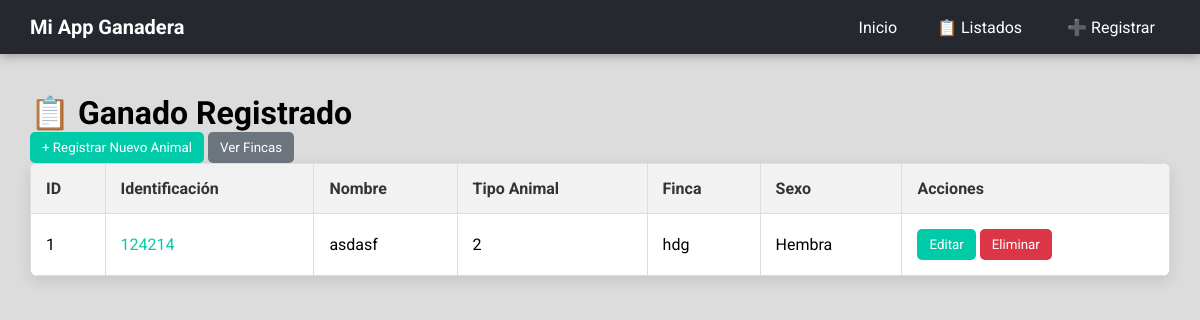
Page /ganado/lista on the earlier database version.
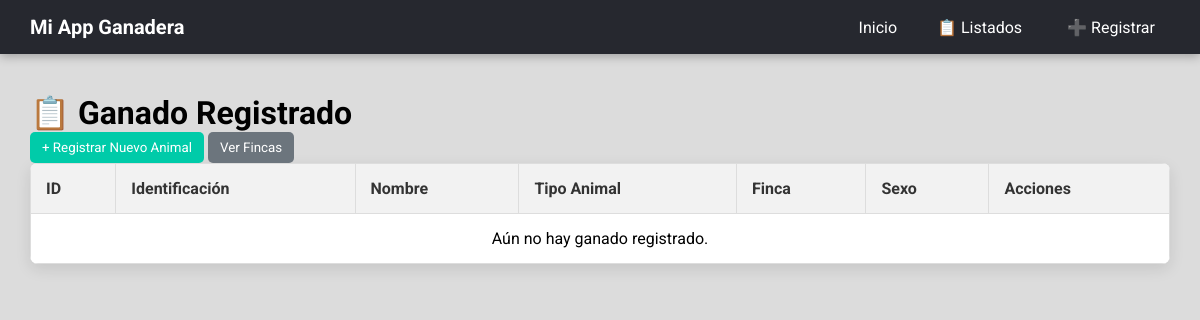
Same page on the later database version.
### models.py (models this page shows)
class Ganado(Base):
    __tablename__ = "ganados"
    id = Column(Integer, primary_key=True, index=True)
    identificacion = Column(String, index=True, unique=True, nullable=False)
    nombre = Column(String(100), nullable=True)
    edad = Column(Integer, nullable=False)
    sexo = Column(String(10), nullable=False)
    finca_id = Column(Integer, ForeignKey("fincas.id"), nullable=False)
    tipo_animal_id = Column(Integer, ForeignKey("tipos_animales.id"), nullable=False)
    fecha_registro = Column(DateTime, default=datetime.utcnow)
    finca = relationship("Finca", back_populates="ganados")
    tipo_animal = relationship("TipoAnimal", back_populates="ganados")

class TipoAnimal(Base):
    __tablename__ = "tipos_animales"
    id = Column(Integer, primary_key=True, index=True)
    nombre = Column(String, unique=True, index=True)
    ganados = relationship("Ganado", back_populates="tipo_animal")

class Finca(Base):
    __tablename__ = "fincas"
    id = Column(Integer, primary_key=True, index=True)
    nombre = Column(String(100), nullable=False)
    tamaño = Column(Integer, nullable=False)
    ubicacion = Column(String(200), nullable=False)
    fecha_creacion = Column(DateTime, default=datetime.utcnow)
    ganados = relationship(
        "Ganado",
        back_populates="finca",
        cascade="all, delete-orphan"
    )

### routers/ganado.py (the view)
@router.get("/lista")
async def listar_ganado_view(request: Request, db: Session = Depends(get_db)):
    ganados = db.query(models.Ganado).all()
    return templates.TemplateResponse(
        "ganado/lista_ganado.html",
        {"request": request, "ganados": ganados}
    )

### templates/ganado/lista_ganado.html (shortened to what this page needs)
{% extends "base.html" %}
{% block content %}
    <h1 style="margin-top: 10px;">📋 Ganado Registrado</h1>
    <p>
        <a href="/ganado/registrar"><button>+ Registrar Nuevo Animal</button></a>
        <a href="/fincas/lista"><button style="background-color: #6c757d;">Ver Fincas</button></a>
    </p>
    <table>
        <thead>
            <tr>
                <th>ID</th>
                <th>Identificación</th>
                <th>Nombre</th>
                <th>Tipo Animal</th>
                <th>Finca</th>
                <th>Sexo</th>
                <th>Acciones</th>
            </tr>
        </thead>
        <tbody>
            {% if ganados %}
                {% for animal in ganados %}
                    <tr id="ganado-{{ animal.id }}">
                        <td>{{ animal.id }}</td>
                        <td><a href="/ganado/detalle/{{ animal.id }}" style="color: #00cba9; text-decoration: none;">{{ animal.identificacion }}</a></td>
                        <td>{{ animal.nombre or 'N/A' }}</td>
                        <td>{{ animal.tipo_animal.nombre }}</td>
                        <td>{{ animal.finca.nombre }}</td>
                        <td>{{ animal.sexo }}</td>
                        <td>
                            <button onclick="window.location.href='/ganado/editar/{{ animal.id }}'">Editar</button>
                            <button class="btn-eliminar" data-id="{{ animal.id }}" style="background-color: #dc3545;">Eliminar</button>
                        </td>
                    </tr>
                {% endfor %}
            {% else %}
                <tr>
                    <td colspan="7" style="text-align: center;">Aún no hay ganado registrado.</td>
                </tr>
            {% endif %}
        </tbody>
    </table>
{% endblock %}

### templates/base.html (shortened to what this page needs)
<!DOCTYPE html>
<html lang="es">
<head>
    <link rel="stylesheet" href="/static/css/styles.css">
</head>
<body>
<nav class="navbar">
    <div class="logo">Mi App Ganadera</div>
    <ul class="nav-links">
        <li><a href="/">Inicio</a></li>
        <li class="dropdown">
            <a href="#" class="dropbtn">📋 Listados </a>
        </li>
        <li class="dropdown">
            <a href="#" class="dropbtn">➕ Registrar </a>
        </li>
        </ul>
</nav>
<div class="container">
    {% block content %}
    {% endblock %}
</div>
</body>
</html>

### static/css/styles.css (style rules this page uses)
* { margin: 0; padding: 0; box-sizing: border-box; font-family: 'Roboto', sans-serif; }
body { background-color: #dcdcdc; min-height: 100vh; display: flex; flex-direction: column; }
.navbar { background-color: #26282f; padding: 15px 30px; display: flex; justify-content: space-between; align-items: center; box-shadow: 0 2px 10px rgba(0,0,0,0.3); }
.navbar .logo { color: #ffffff; text-decoration: none; font-weight: bold; font-size: 20px; }
.nav-links { list-style: none; display: flex; gap: 20px; }
.nav-links > li > a { color: #ffffff; text-decoration: none; font-size: 16px; transition: color 0.3s; padding: 0 10px; display: block; }
.dropdown { position: relative; padding: 0; }
.dropbtn { display: block; text-decoration: none; color: #ffffff; transition: color 0.3s; }
.container { padding: 30px; }
table { width: 100%; border-collapse: collapse; background: white; box-shadow: 0 5px 15px rgba(0,0,0,0.1); border-radius: 8px; overflow: hidden; }
table th, table td { padding: 15px; border: 1px solid #ddd; text-align: left; }
table th { background: #f2f2f2; color: #333; font-weight: bold; }
button, input[type="submit"] { background: #00cba9; color: white; padding: 8px 12px; border: none; cursor: pointer; border-radius: 5px; transition: background-color 0.3s; }

Differences in the rows shown:
removed Ganado: id "1", identificacion "124214", nombre "asdasf", tipo_animal.nombre "2", finca.nombre "hdg", sexo "Hembra"
Other differences:
text now shown: "Aún no hay ganado registrado."
